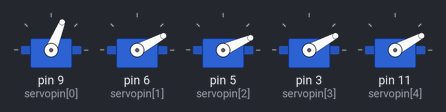
Bench run of a sketch on a simulated Arduino Uno, built with avr-gcc and run on an emulated ATmega328P. Shown: 5 × servo.

Above: at 9.07 s.
At 13.02 s:
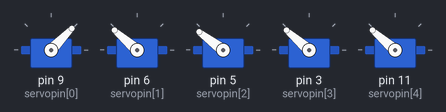
At 16.93 s:
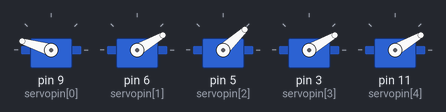
At 24.75 s:
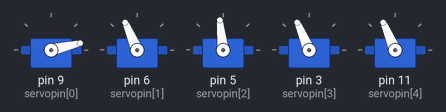
At 32.31 s:
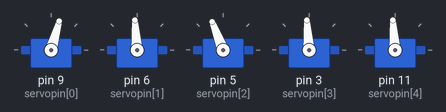
At 39.84 s:
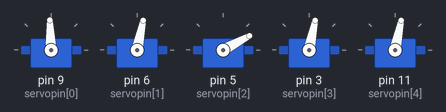
Timing chart, 0 to 40.0 s (numbered marks = the images above):
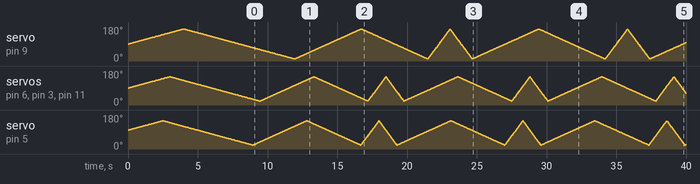

The sketch:

adeept-5dof-robot-arm-parallel-servos.ino
```cpp
/***********************************************************
 * Servos in Parallel: Demo for Adeept 5 DOF Robot Arm
 * https://www.adeept.com/adeept-arduino-compatible-diy-5-dof-robotic-arm-kit-for-arduino-uno-r3-steam-robot-arm-kit-with-arduino-and-processing-code_p0118.html
 *
 * Modified from the example on millis() function
 * https://forum.arduino.cc/index.php?topic=223286.0
 *
 * By Kemal Ihsan Kilic - October 2020
***********************************************************/
#include <Servo.h>

const int servoMinDeg[5] = {10, 20, 20, 20, 20}; // Servo min Limit
const int servoMaxDeg[5] = {170, 150, 150, 150, 150}; //Servo max Limit

int servoCurrPos[5] = {90, 90, 100, 90, 90}; // Current Position of servos
int servoSlowInterval[5] = {30, 30, 30, 30, 30}; // millisecs between servo moves
int servoFastInterval[5] = {10, 10, 10, 10, 10};
int servoInterval[5] =  {50, 50, 50, 50, 50}; // initial millisecs between servo moves
int servoStepDeg[5] = {1, 1, 1, 1, 1};   // amount servo moves at each step will be changed to negative value for movement in the other direction
int servopin[5] = {9, 6, 5, 3, 11}; //Define servo interfaces for digital interfaces
Servo servo[5];
unsigned long currentMillis = 0;    // stores the value of millis() in each iteration of loop()
unsigned long preMillis[5] = {0, 0, 0, 0, 0}; // the time when the servo was last moved


/********************************************************************************************************/
void setup() {

  int i;

  for (i = 0; i < 5; i++) {
    pinMode(servopin[i], OUTPUT); //Set the servo interface as the output interface
    servo[i].attach(servopin[i]);
    servo[i].write(servoCurrPos[i]);
  }

  Serial.begin(9600);
}


/********************************************************************************************************/


void loop()
{
  int i;
  // Notice that none of the action happens in loop() apart from reading millis()
  // it just calls the functions that have the action code

  currentMillis = millis();   // capture the latest value of millis() this is equivalent to noting the time from a clock


  for (i = 0; i < 5; i++) {
    servoLoop(i);
  }


}


/********************************************************************************************************/


void servoLoop(int i) {

  // this is similar to the servo sweep example except that it uses millis() rather than delay()
  // nothing happens unless the interval has expired
  // the value of currentMillis was set in loop()

  if (currentMillis - preMillis[i] >= servoInterval[i]) {
    // its time for another move
    preMillis[i] += servoInterval[i];

    servoCurrPos[i] = servoCurrPos[i] + servoStepDeg[i]; // servoDegrees might be negative

    if (servoCurrPos[i] <= servoMinDeg[i]) {
      // when the servo gets to its minimum position change the interval to change the speed
      if (servoInterval[i] == servoSlowInterval[i]) {
        servoInterval[i] = servoFastInterval[i];
      }
      else {
        servoInterval[i] = servoSlowInterval[i];
      }
    }
    if ((servoCurrPos[i] >= servoMaxDeg[i]) || (servoCurrPos[i] <= servoMinDeg[i]))  {
      // if the servo is at either extreme change the sign of the degrees to make it move the other way
      servoStepDeg[i] = - servoStepDeg[i]; // reverse direction
      // and update the position to ensure it is within range
      servoCurrPos[i] = servoCurrPos[i] + servoStepDeg[i];
    }
    // make the servo move to the next position
    servo[i].write(servoCurrPos[i]);
    // and record the time when the move happened
  }


}


/********************************************************************************************************/
```
